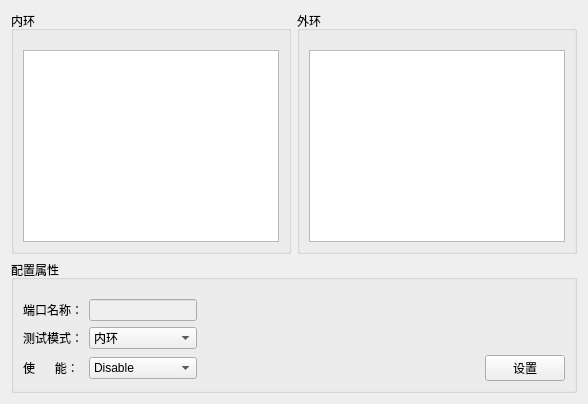
      <widget class="QWidget" name="tab_3">
       <attribute name="title">
        <string>环回测试</string>
       </attribute>
       <layout class="QGridLayout" name="gridLayout_38">
        <item row="0" column="0">
         <layout class="QVBoxLayout" name="verticalLayout_6">
          <item>
           <layout class="QHBoxLayout" name="horizontalLayout_10">
            <item>
             <widget class="QGroupBox" name="groupBoxInner">
              <property name="title">
               <string>内环</string>
              </property>
              <layout class="QGridLayout" name="gridLayout_36">
               <item row="1" column="0">
                <widget class="QListWidget" name="listWidgetInner"/>
               </item>
               <item row="0" column="0">
                <spacer name="horizontalSpacer_9">
                 <property name="orientation">
                  <enum>Qt::Horizontal</enum>
                 </property>
                 <property name="sizeHint" stdset="0">
                  <size>
                   <width>40</width>
                   <height>10</height>
                  </size>
                 </property>
                </spacer>
               </item>
              </layout>
             </widget>
            </item>
            <item>
             <widget class="QGroupBox" name="groupBoxOuter">
              <property name="title">
               <string>外环</string>
              </property>
              <layout class="QGridLayout" name="gridLayout_37">
               <item row="1" column="0">
                <widget class="QListWidget" name="listWidgetOuter"/>
               </item>
               <item row="0" column="0">
                <spacer name="horizontalSpacer_26">
                 <property name="orientation">
                  <enum>Qt::Horizontal</enum>
                 </property>
                 <property name="sizeHint" stdset="0">
                  <size>
                   <width>40</width>
                   <height>10</height>
                  </size>
                 </property>
                </spacer>
               </item>
              </layout>
             </widget>
            </item>
           </layout>
          </item>
          <item>
           <widget class="QGroupBox" name="groupBoxLoopback">
            <property name="title">
             <string>配置属性</string>
            </property>
            <layout class="QGridLayout" name="gridLayout_16">
             <item row="0" column="0">
              <layout class="QGridLayout" name="gridLayout_14" columnstretch="0,0,1">
               <item row="3" column="0">
                <widget class="QLabel" name="label_48">
                 <property name="text">
                  <string>使      能：</string>
                 </property>
                </widget>
               </item>
               <item row="3" column="1">
                <widget class="QComboBox" name="cBoxTestEnable">
                 <item>
                  <property name="text">
                   <string>Disable</string>
                  </property>
                 </item>
                 <item>
                  <property name="text">
                   <string>Enable</string>
                  </property>
                 </item>
                </widget>
               </item>
               <item row="2" column="1">
                <widget class="QComboBox" name="cBoxTestMode">
                 <item>
                  <property name="text">
                   <string>内环</string>
                  </property>
                 </item>
                 <item>
                  <property name="text">
                   <string>外环</string>
                  </property>
                 </item>
                </widget>
               </item>
               <item row="1" column="1">
                <widget class="QLineEdit" name="lineEditPortNameLoopback">
                 <property name="enabled">
                  <bool>false</bool>
                 </property>
                </widget>
               </item>
               <item row="2" column="0">
                <widget class="QLabel" name="label_18">
                 <property name="text">
                  <string>测试模式：</string>
                 </property>
                </widget>
               </item>
               <item row="3" column="2">
                <layout class="QHBoxLayout" name="horizontalLayout_12">
                 <item>
                  <spacer name="horizontalSpacer_8">
                   <property name="orientation">
                    <enum>Qt::Horizontal</enum>
                   </property>
                   <property name="sizeHint" stdset="0">
                    <size>
                     <width>40</width>
                     <height>20</height>
                    </size>
                   </property>
                  </spacer>
                 </item>
                 <item>
                  <widget class="QPushButton" name="BtnSetPortLoopback">
                   <property name="text">
                    <string>设置</string>
                   </property>
                  </widget>
                 </item>
                </layout>
               </item>
               <item row="1" column="0">
                <widget class="QLabel" name="label_17">
                 <property name="text">
                  <string>端口名称：</string>
                 </property>
                </widget>
               </item>
               <item row="0" column="0">
                <spacer name="horizontalSpacer_35">
                 <property name="orientation">
                  <enum>Qt::Horizontal</enum>
                 </property>
                 <property name="sizeHint" stdset="0">
                  <size>
                   <width>40</width>
                   <height>10</height>
                  </size>
                 </property>
                </spacer>
               </item>
              </layout>
             </item>
            </layout>
           </widget>
          </item>
         </layout>
        </item>
       </layout>
      </widget>
